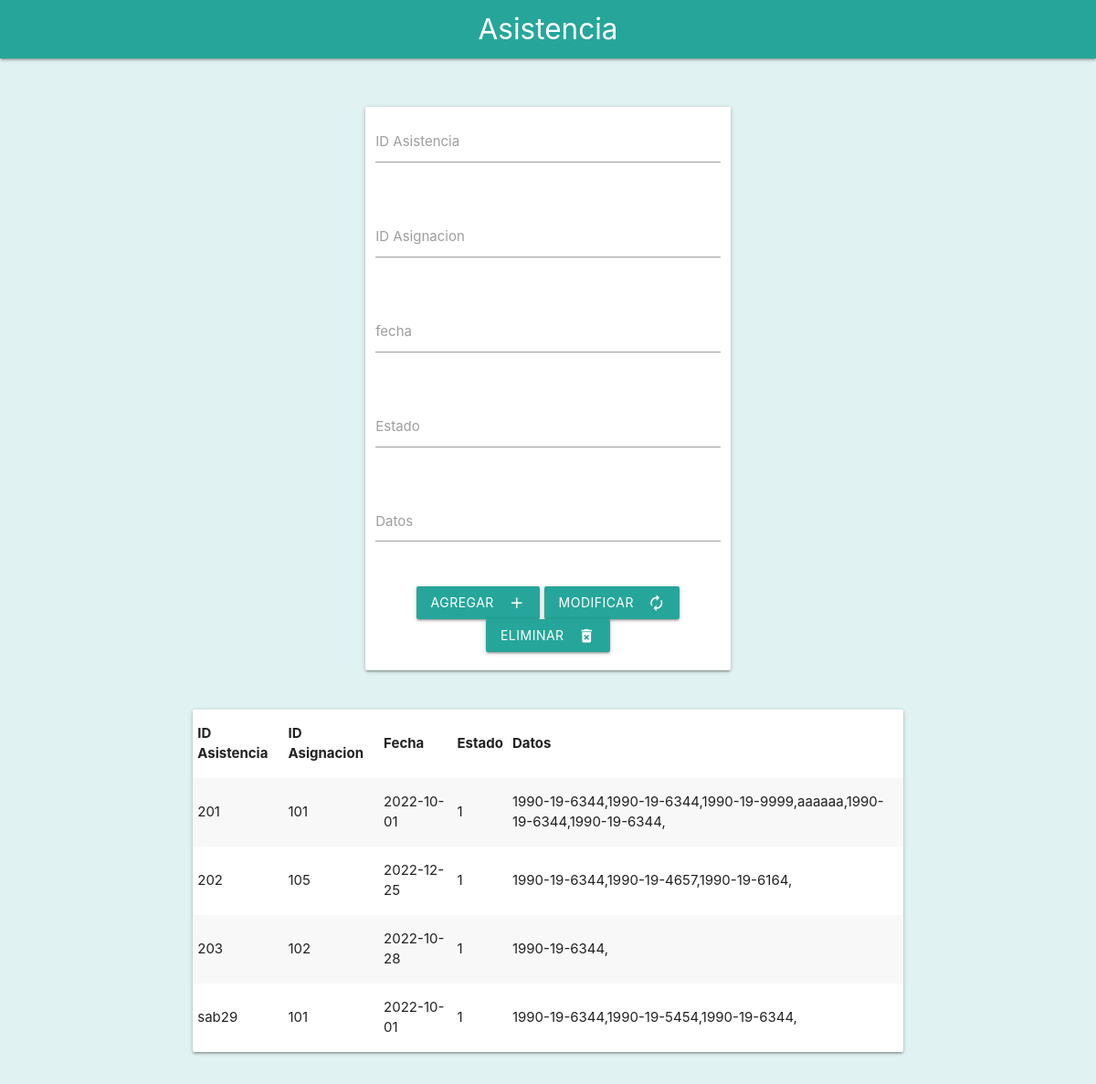
Page /acciones/asistencia/form.php on the committed database.
### tables this page shows
CREATE TABLE `asistencia` (
  `ID_asistencia` varchar(25) NOT NULL,
  `ID_asignacion` varchar(25) NOT NULL,
  `fecha` date NOT NULL,
  `estado` int(1) NOT NULL,
  `datos` text NOT NULL
);

### acciones/asistencia/form.php (the view, shortened to what this page needs)
<!DOCTYPE html>
<html lang="en">
<head>
    <link type="text/css" rel="stylesheet" href="../../css/materialize.min.css" media="screen,projection" />
    <link type="text/css" rel="stylesheet" href="../../css/general.css" media="screen,projection" />
</head>
<body>
    <nav>
        <div class="nav-wrapper  teal lighten-1">
            <a href="#" class="brand-logo center">Asistencia</a>
        </div>
    </nav>
    <br>
    <br>
    <div class="row">
        <div class="col s4"></div>
        <form class="col s4 card" method="POST">
            <div class="row">
                <div class="input-field col s12">
                    <input id="last_name" type="text" class="validate" name="id">
                    <label for="last_name">ID Asistencia</label>
                </div>
            </div>
            <div class="row">
                <div class="input-field col s12">
                    <input id="last_name" type="text" class="validate" name="asignacion">
                    <label for="last_name">ID Asignacion</label>
                </div>
            </div>
            <div class="row">
                <div class="input-field col s12">
                    <input id="last_name" type="text" class="validate" name="fecha">
                    <label for="last_name">fecha</label>
                </div>
            </div>
            <div class="row">
                <div class="input-field col s12">
                    <input id="last_name" type="text" class="validate" name="estado">
                    <label for="last_name">Estado</label>
                </div>
            </div>
            <div class="row">
                <div class="input-field col s12">
                    <textarea id="textarea1" class="materialize-textarea" name="datos"></textarea>
                    <label for="textarea1">Datos</label>
                </div>
            </div>
            <div class="row center-align">
                <button class="btn waves-effect waves-light" type="submit" name="action" formaction="insert.php">Agregar
                    <i class="material-icons right">add</i>
                </button>
                <button class="btn waves-effect waves-light" type="submit" name="action" formaction="update.php">Modificar
                    <i class="material-icons right">autorenew</i>
                </button>
                <button class="btn waves-effect waves-light" type="submit" name="action" formaction="delete.php">Eliminar
                    <i class="material-icons right">delete_forever</i>
                </button>
            </div>
        </form>
    </div>
    <div class="row">
        <div class="col s2"></div>
        <div class="col s8">
            <table class="white card striped">
                <thead>
                <tr>
                    <th>ID Asistencia</th>
                    <th>ID Asignacion</th>
                    <th>Fecha</th>
                    <th>Estado</th>
                    <th>Datos</th>
                </tr>
            </thead>
            <tbody>
            <?php
                include("../../connect/connect.php");
                $busrcar = "SELECT * FROM asistencia";
                $resultado = $conn->query($busrcar);
                if ($resultado->num_rows >0) {
                    while ($filas = $resultado->fetch_assoc()) {
            ?>
                        <tr>
                        <td><?php echo $filas['ID_asistencia']?></td>
                        <td><?php echo $filas['ID_asignacion']?></td>
                        <td><?php echo $filas['fecha']?></td>
                        <td><?php echo $filas['estado']?></td>
                        <td><?php echo $filas['datos']?></td>
                        </tr>
            <?php
                    }
                }
            ?>
            </tbody>
            </table>
        </div>
    </div>
</body>
</html>

### css/general.css (style rules this page uses)
body { background-color: #e0f2f1; }

### rows in the picture
asistencia: ID_asistencia "201", ID_asignacion "101", fecha "2022-10-01", estado "1", datos "1990-19-6344,1990-19-6344,1990-19-9999,aaaaaa,1990-19-6344,1990-19-6344,"
asistencia: ID_asistencia "202", ID_asignacion "105", fecha "2022-12-25", estado "1", datos "1990-19-6344,1990-19-4657,1990-19-6164,"
asistencia: ID_asistencia "203", ID_asignacion "102", fecha "2022-10-28", estado "1", datos "1990-19-6344,"
asistencia: ID_asistencia "sab29", ID_asignacion "101", fecha "2022-10-01", estado "1", datos "1990-19-6344,1990-19-5454,1990-19-6344,"
